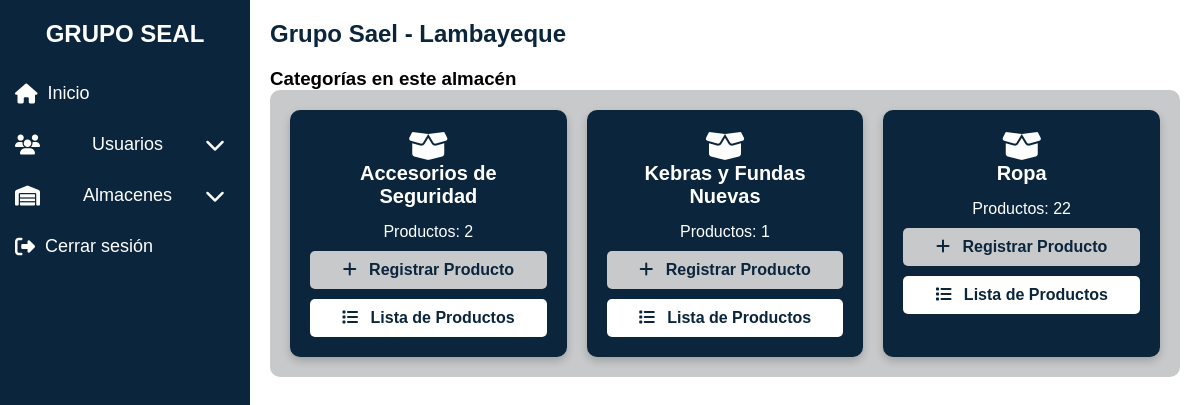
The app's page /almacenes/ver-almacen.php?id=1 (signed in) with its own data.
### tables this page shows
CREATE TABLE `almacenes` (
  `id` int(11) NOT NULL,
  `nombre` varchar(100) NOT NULL,
  `ubicacion` varchar(255) NOT NULL
);

CREATE TABLE `categorias` (
  `id` int(11) NOT NULL,
  `nombre` varchar(100) NOT NULL
);

### almacenes/ver-almacen.php (the view, shortened to what this page needs)
<?php
require_once "../config/database.php";
$almacen_id = $_GET['id'];
$sql = "SELECT * FROM almacenes WHERE id = ?";
$stmt = $conn->prepare($sql);
$stmt->bind_param("i", $almacen_id);
$stmt->execute();
$result = $stmt->get_result();
$almacen = $result->fetch_assoc();
$sql_categorias = "SELECT c.id, c.nombre,
                   (SELECT COUNT(*) FROM productos p WHERE p.categoria_id = c.id AND p.almacen_id = ?) AS total_productos
                   FROM categorias c";
$stmt_categorias = $conn->prepare($sql_categorias);
$stmt_categorias->bind_param("i", $almacen_id);
$stmt_categorias->execute();
$categorias = $stmt_categorias->get_result();
?>
<!DOCTYPE html>
<html lang="es">
<head>
    <link rel="stylesheet" href="../assets/css/styles-dashboard.css">
    <link rel="stylesheet" href="../assets/css/styles-almacenes.css">
    <link rel="stylesheet" href="../assets/css/styles-categorias.css">
    <link rel="stylesheet" href="https://cdnjs.cloudflare.com/ajax/libs/font-awesome/6.4.2/css/all.min.css">
</head>
<body>
<nav class="sidebar">
    <h2>GRUPO SEAL</h2>
    <ul>
        <li><a href="../dashboard.php"><i class="fas fa-home"></i> Inicio</a></li>
        <li class="submenu-container">
            <a href="#"><i class="fas fa-users"></i> Usuarios <i class="fas fa-chevron-down"></i></a>
        </li>
        <li class="submenu-container">
            <a href="#"><i class="fas fa-warehouse"></i> Almacenes <i class="fas fa-chevron-down"></i></a>
        </li>
        <li><a href="../logout.php"><i class="fas fa-sign-out-alt"></i> Cerrar sesión</a></li>
    </ul>
</nav>
<div class="main-content">
    <h2><?php echo htmlspecialchars($almacen['nombre']); ?></h2>
    <h3>Categorías en este almacén</h3>
    <div class="categorias-container">
        <?php if ($categorias->num_rows > 0): ?>
            <?php while ($categoria = $categorias->fetch_assoc()): ?>
                <div class="categoria-card">
                    <i class="fas fa-box-open fa-2x"></i>
                    <h4><?php echo htmlspecialchars($categoria['nombre']); ?></h4>
                    <p>Productos: <?php echo $categoria['total_productos']; ?></p>
                    <button class="btn-registrar" onclick="location.href='../productos/registrar.php?almacen_id=<?php echo $almacen_id; ?>&categoria_id=<?php echo $categoria['id']; ?>'">
                        <i class="fas fa-plus"></i> Registrar Producto
                    </button>
                    <button class="btn-lista" onclick="location.href='../productos/listar.php?almacen_id=<?php echo $almacen_id; ?>&categoria_id=<?php echo $categoria['id']; ?>'">
                        <i class="fas fa-list"></i> Lista de Productos
                    </button>
                </div>
            <?php endwhile; ?>
        <?php else: ?>
            <p>No hay categorías registradas.</p>
        <?php endif; ?>
    </div>
</div>
</body>
</html>

### assets/css/styles-dashboard.css (style rules this page uses)
* { margin: 0; padding: 0; box-sizing: border-box; font-family: 'Poppins', sans-serif; }
body { background-color: #ffffff; }
.sidebar { width: 250px; height: 100vh; background: #0a253c; color: #ffffff; position: fixed; top: 0; left: 0; padding-top: 20px; }
.sidebar h2 { text-align: center; margin-bottom: 20px; }
.sidebar ul { list-style: none; padding: 0; }
.sidebar ul li { padding: 15px; }
.sidebar ul li a { text-decoration: none; color: #ffffff; font-size: 18px; display: flex; align-items: center; }
.sidebar ul li a i { margin-right: 10px; font-size: 20px; }
.submenu-container a { display: flex; justify-content: space-between; align-items: center; }

### assets/css/styles-almacenes.css (style rules this page uses)
.main-content { margin-left: 250px; padding: 20px; transition: margin-left 0.3s; }
.main-content h2 { color: #0a253c; margin-bottom: 20px; }

### assets/css/styles-categorias.css (style rules this page uses)
.categorias-container { display: grid; grid-template-columns: repeat(auto-fit, minmax(250px, 1fr)); gap: 20px; padding: 20px; background-color: #c8c9ca; border-radius: 10px; }
.categoria-card { background-color: #0a253c; color: #ffffff; padding: 20px; border-radius: 10px; text-align: center; box-shadow: 0px 4px 8px rgba(0, 0, 0, 0.2); transition: transform 0.3s ease-in-out, box-shadow 0.3s ease-in-out; }
.categoria-card h4 { margin-bottom: 15px; font-size: 20px; font-weight: bold; }
.categoria-card button { width: 100%; margin-top: 10px; padding: 10px; border: none; border-radius: 5px; font-size: 16px; font-weight: bold; cursor: pointer; transition: background-color 0.3s ease-in-out, transform 0.2s; }
.btn-registrar { background-color: #c8c9ca; color: #0a253c; }
.btn-lista { background-color: #ffffff; color: #0a253c; }
.categoria-card button i { margin-right: 8px; }

### records on screen
almacenes: nombre "Grupo Sael - Lambayeque"
categorias: nombre "Accesorios de Seguridad", total_productos "2"
categorias: nombre "Kebras y Fundas Nuevas", total_productos "1"
categorias: nombre "Ropa", total_productos "22"
